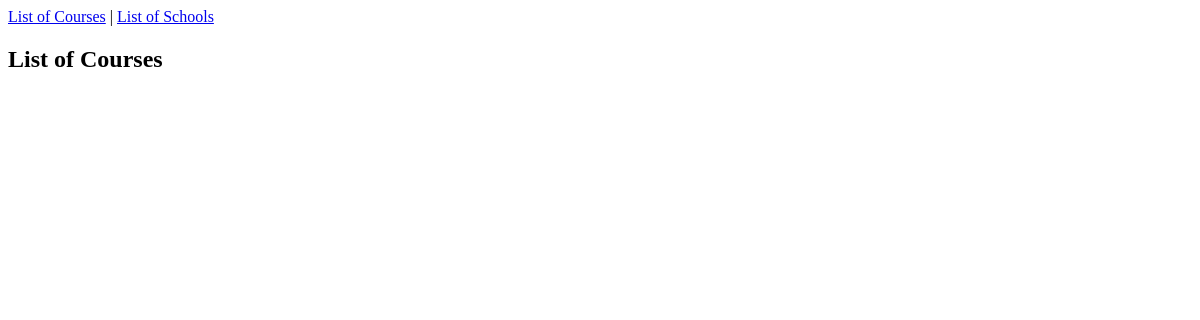
Before: /courses/ with the older database file.
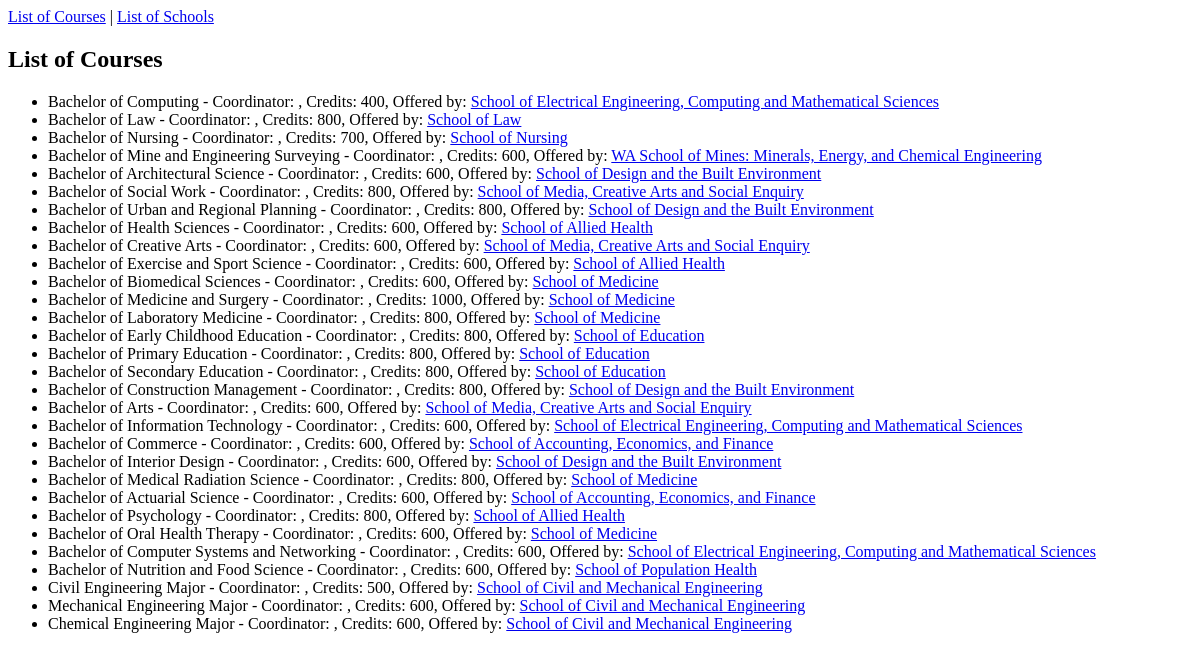
After: the same page with the newer database file.
### courses/models.py (models this page shows, shortened)
class Course(models.Model):
    name = models.CharField(max_length=255) # Course name
    credits = models.IntegerField() # Credits for course
    school = models.ForeignKey(School, on_delete=models.CASCADE, related_name='courses') # Link Course to School

class School(models.Model):
    name = models.CharField(max_length=255) # School name
    head = models.CharField(max_length=255) # School head
    location = models.CharField(max_length=255) # School Location

### courses/views.py (the view)
# urls.py: path('courses/', views.course_list, name='course_list'),
def course_list(request):
    courses = Course.objects.all()
    return render(request, 'courses/course_list.html', {'courses' : courses})

### courses/templates/courses/course_list.html
{% extends 'courses/base.html' %}
{% block content %}
    <h2>List of Courses</h2>
    <ul>
        {% for course in courses %}
        <li>
            {{ course.name }} - Coordinator: {{ course.coordinator }}, Credits: {{ course.credits }}, Offered by: <a href="{% url 'school_detail' course.school.id %}">{{ course.school.name }}</a>
        </li>
        {% endfor %}
    </ul>
{% endblock %}

Changed rows visible on the page:
added Course: name "Bachelor of Computing", credits "400", school.name "School of Electrical Engineering, Computing and Mathematical Sciences"
added Course: name "Bachelor of Law", credits "800", school.name "School of Law"
added Course: name "Bachelor of Nursing", credits "700", school.name "School of Nursing"
added Course: name "Bachelor of Mine and Engineering Surveying", credits "600", school.name "WA School of Mines: Minerals, Energy, and Chemical Engineering"
added Course: name "Bachelor of Architectural Science", credits "600", school.name "School of Design and the Built Environment"
added Course: name "Bachelor of Social Work", credits "800", school.name "School of Media, Creative Arts and Social Enquiry"
added Course: name "Bachelor of Urban and Regional Planning", credits "800", school.name "School of Design and the Built Environment"
added Course: name "Bachelor of Health Sciences", credits "600", school.name "School of Allied Health"
added Course: name "Bachelor of Creative Arts", credits "600", school.name "School of Media, Creative Arts and Social Enquiry"
added Course: name "Bachelor of Exercise and Sport Science", credits "600", school.name "School of Allied Health"
added Course: name "Bachelor of Biomedical Sciences", credits "600", school.name "School of Medicine"
added Course: name "Bachelor of Medicine and Surgery", credits "1000", school.name "School of Medicine"
added Course: name "Bachelor of Laboratory Medicine", credits "800", school.name "School of Medicine"
added Course: name "Bachelor of Early Childhood Education", credits "800", school.name "School of Education"
added Course: name "Bachelor of Primary Education", credits "800", school.name "School of Education"
added Course: name "Bachelor of Secondary Education", credits "800", school.name "School of Education"
added Course: name "Bachelor of Construction Management", credits "800", school.name "School of Design and the Built Environment"
added Course: name "Bachelor of Arts", credits "600", school.name "School of Media, Creative Arts and Social Enquiry"
added Course: name "Bachelor of Information Technology", credits "600", school.name "School of Electrical Engineering, Computing and Mathematical Sciences"
added Course: name "Bachelor of Commerce", credits "600", school.name "School of Accounting, Economics, and Finance"
added Course: name "Bachelor of Interior Design", credits "600", school.name "School of Design and the Built Environment"
added Course: name "Bachelor of Medical Radiation Science", credits "800", school.name "School of Medicine"
added Course: name "Bachelor of Actuarial Science", credits "600", school.name "School of Accounting, Economics, and Finance"
added Course: name "Bachelor of Psychology", credits "800", school.name "School of Allied Health"
added Course: name "Bachelor of Oral Health Therapy", credits "600", school.name "School of Medicine"
added Course: name "Bachelor of Computer Systems and Networking", credits "600", school.name "School of Electrical Engineering, Computing and Mathematical Sciences"
added Course: name "Bachelor of Nutrition and Food Science", credits "600", school.name "School of Population Health"
added Course: name "Civil Engineering Major", credits "500", school.name "School of Civil and Mechanical Engineering"
added Course: name "Mechanical Engineering Major", credits "600", school.name "School of Civil and Mechanical Engineering"
added Course: name "Chemical Engineering Major", credits "600", school.name "School of Civil and Mechanical Engineering"
